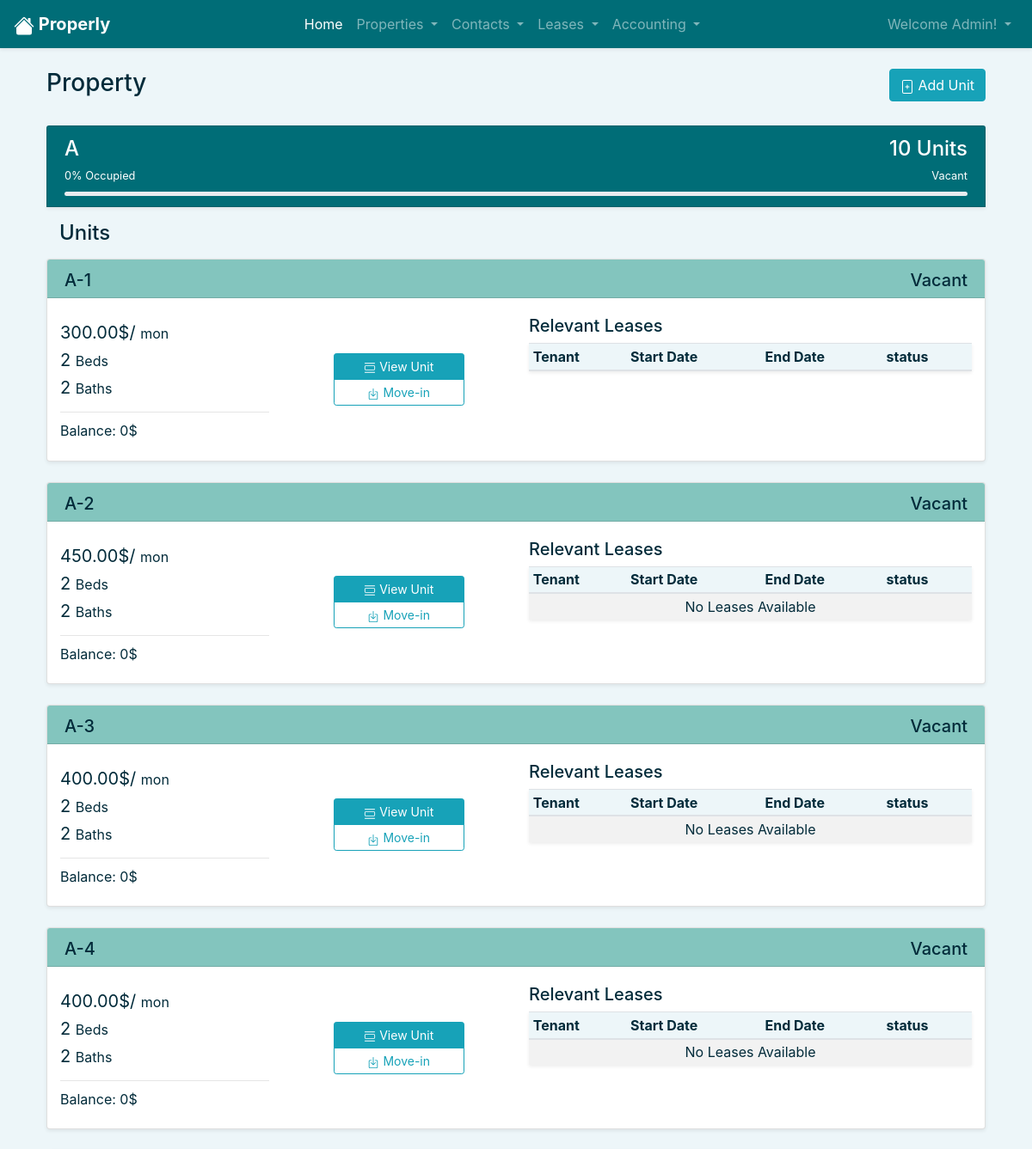
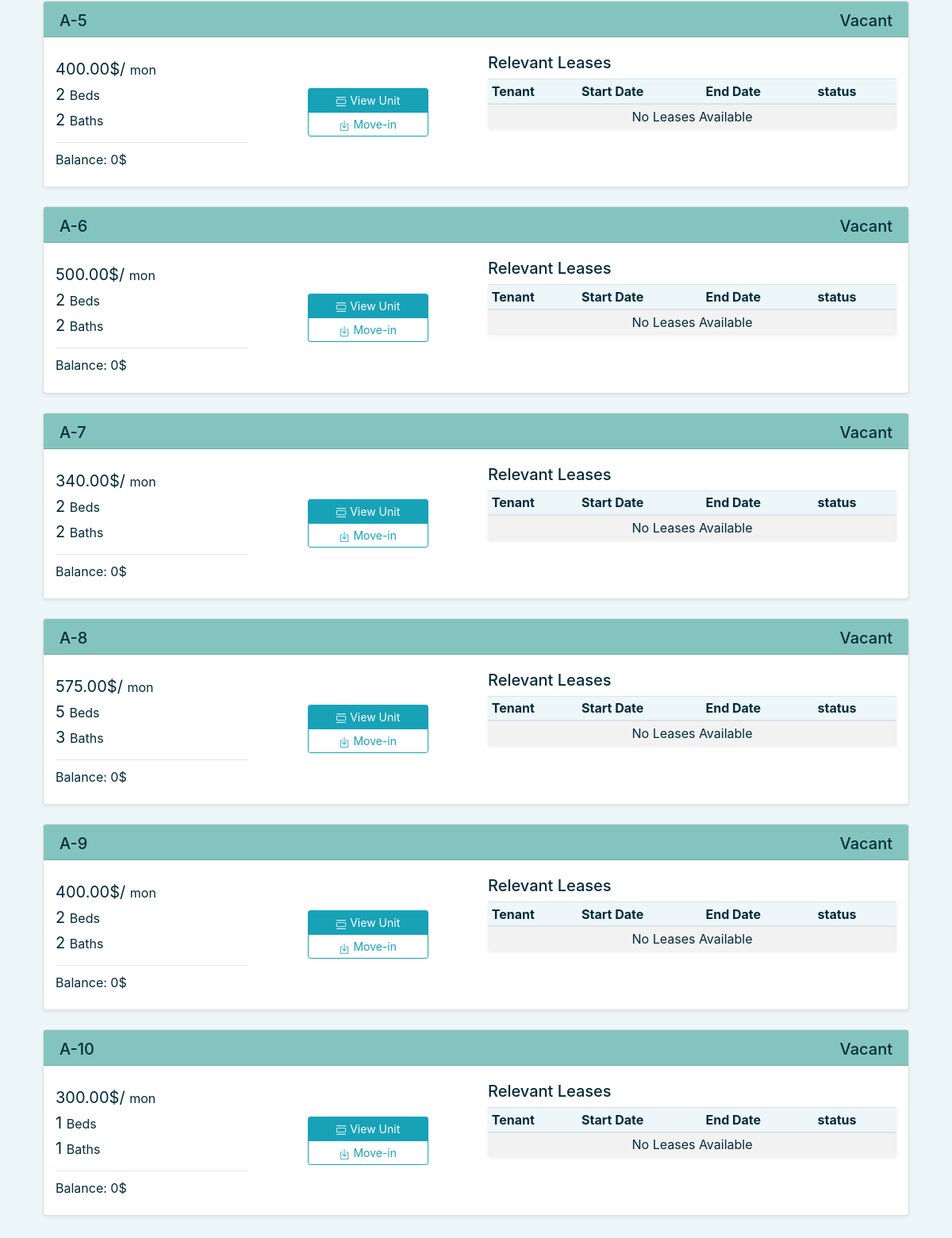
The page /properties/property/1/ (signed in) on the database its author committed (2 pictures, top to bottom).
### users/models.py (models this page shows)
class User(AbstractUser):
    pass

### properties/models.py (models this page shows, shortened)
class Property(models.Model):
    class Meta:
        ordering = ['name']
    name        = models.CharField(max_length=50, blank=False, unique=True)
    year_built  = models.DateField(blank=False ,auto_now=False, auto_now_add=False)
    description = models.TextField(default=property_description, blank=True)
    user        = models.ForeignKey(User, blank=False, null=False, on_delete=models.CASCADE, related_name='properties')
    def occupancy_rate(self):
        vacant      = 0
        occupied    = 0
        units = self.units.all()
        if units.count() == 0:
            return 0
        for unit in units:
            if unit.is_vacant():
                vacant +=1
            else:
                occupied += 1
        return int(100 * (occupied / (vacant+occupied)))
    def __str__(self):
        return f"{self.name.capitalize()}"

class Unit(models.Model):
    class Meta:
        ordering = ['property', 'num']
        unique_together = (('property', 'num'),)
    num         = models.IntegerField(blank=False, validators=[MinValueValidator(1)])
    beds        = models.IntegerField(blank=False, validators=[MinValueValidator(0)])
    baths       = models.IntegerField(blank=False, validators=[MinValueValidator(0)])
    size        = models.IntegerField(blank=False, validators=[MinValueValidator(0)])
    market_rent = models.DecimalField(max_digits=10, decimal_places=2, validators=[MinValueValidator(0)])
    deposit     = models.DecimalField(max_digits=10, decimal_places=2, validators=[MinValueValidator(0)])
    description = models.TextField(default=property_description, blank=True)
    property    = models.ForeignKey(Property, blank=False, null=False, on_delete=models.CASCADE, related_name='units')
    user        = models.ForeignKey(User, blank=False, null=False, on_delete=models.CASCADE, related_name='units')
    def balance(self):
        invoices = self.invoices.aggregate(invoices=Sum('amount'))['invoices']
        payments = self.payments.aggregate(payments=Sum('amount'))['payments']
        if not invoices:
            invoices = 0
        if not payments:
            payments = 0
        return invoices - payments
    def is_vacant(self):
        leases = self.leases.filter(start__lte=date.today()).filter(end__gte=date.today())
        if not leases:
            return True
        else:
            return False

### users/decorators.py (the view)
        def wrapper(request, *args, **kwargs):
            user_groups = request.user.groups.all()
            user_groups_names = []
            for item in user_groups:
                user_groups_names.append(item.name)
            if set(user_groups_names) & set(allowed_roles):
                return view_func(request, *args, **kwargs)
            else:
                return HttpResponseForbidden()

### leases/models.py (called while the page is built)
    def is_active(self):
        if self.start <= date.today() <= self.end:
            return True
        else:
            return False

    def is_future(self):
        if self.start > date.today():
            return True
        else:
            return False

### properties/views.py (called while the page is built)
@login_required
@allowed_users(allowed_roles=['admin', 'sales', 'collector', 'accountant'])
def property(request, property_id):
    property = Property.objects.get(id=property_id)
    return render(request, 'properties/property.html', {
        'title': 'Property',
        'property' : property,
    })

### properties/templates/properties/property.html (shortened to what this page needs)
{% extends 'home/base.html' %}
{% block header %}
<div>
    <a type="button" href="{% url 'properties:unit_add' property.id %}" class="btn btn-info">
        Add Unit
    </a>
</div>
{% endblock header %}
{% block body %}
<div class="bg-d card card-header mb-3 shadow-sm">
    <div class="d-flex justify-content-between">
        <h4 class="">{{property}}</h4>
        <h4 class="">{{property.units.count}} Units</h4>
    </div>
    <div>
        <div class="d-flex justify-content-between">
            <small class="float-left">{{property.occupancy_rate}}% Occupied</small>
            <small class="float-right">Vacant</small>
        </div>
        <div style="height: 5px;" class="progress mt-2">
        </div>
    </div>
</div>
<div class="my-2 container d-flex justify-content-between flex-wrap">
    <h4 class="">Units</h4>
</div>
<div class="row">
    {% for unit in property.units.all %}
    <div class="col-12 mb-2">
        <div class="card bg-l mb-3 shadow-sm">
            <div class="card-header bg-3 pb-0">
                <div class="d-flex justify-content-between">
                    <h5>{{unit.property}}-{{unit.num}}</h5>
                    {% if unit.is_vacant %}
                    <h5>Vacant</h5>
                    {% else %}
                    <h5>Occupied</h5>
                    {% endif %}
                </div>
            </div>
            <div class="card-body d-flex justify-content-between flex-wrap px-0">
                <div class="col-6 col-md-3 my-2">
                    <h5 class="font-weight-normal">{{unit.market_rent}}$/ <small> mon</small></h5>
                    <h5 class="font-weight-normal">{{unit.beds}} <small>Beds</small></h5>
                    <h5 class="font-weight-normal">{{unit.baths}} <small>Baths</small></h5>
                    <hr>
                    <h6 class="font-weight-normal my-n1">Balance: <span class="{% if unit.balance %} text-danger font-weight-bold {% endif %}">{{unit.balance}}</span>$</h6>
                </div>
                <div class="col-6 col- col-md-3 col-lg-2 btn-group-vertical btn-group-sm my-auto py-2" role="group">
                    <a href="{% url 'properties:unit' unit.id %}" type="button" class="btn btn-info">
                        View Unit
                    </a>
                    <a href="{% url 'leases:add' unit.id %}" type="button" class="btn btn-outline-info">
                        Move-in
                    </a>
                </div>
                <div class="table-responsive col-12 col-md-6">
                    <h5>Relevant Leases</h5>
                    <table class="table table-sm table-hover table-striped mt-2 shadow-sm">
                        <thead class="bg-1">
                            <tr>
                                <th scope="col">Tenant</th>
                                <th scope="col">Start Date</th>
                                <th scope="col">End Date</th>
                                <th scope="col">status</th>
                            </tr>
                        </thead>
                        <tbody>
                            {% for lease in unit.leases.all %}
                            {% if lease.is_active or lease.is_future %}
                            <tr>
                                <td>{{lease.tenant}}</td>
                                <td>{{lease.start|date:"d-m-Y"}}</td>
                                <td>{{lease.end|date:"d-m-Y"}}</td>
                                <td>{{lease.status|title}}</td>
                            </tr>
                            {% endif %}
                            {% empty %}
                            <tr>
                                <td class="text-center" colspan="100">No Leases Available</td>
                            </tr>
                            {% endfor %}
                        </tbody>
                    </table>
                </div>
            </div>
        </div>
    </div>
    {% endfor %}
</div>
{% endblock body %}

### home/templates/home/nav.html (shortened to what this page needs)
<nav class="navbar navbar-expand-lg navbar-dark bg-d sticky-top shadow-sm">
    <a class="navbar-brand" href="{% url 'home:index' %}">
        <strong style="font-style: ;">
            Properly
        </strong>
    </a>
    <div class="collapse navbar-collapse" id="navbarNavDropdown">
        <ul class="navbar-nav mr-auto mx-auto">
            {% if request.user.is_authenticated %}
            <li class="nav-item active">
                <a class="nav-link" href="{% url 'home:index' %}">Home<span class="sr-only">(current)</span></a>
            </li>
            <li class="nav-item dropdown">
                <a class="nav-link dropdown-toggle" href="#" id="navbarDropdownMenuLink" role="button"
                    data-toggle="dropdown" aria-haspopup="true" aria-expanded="false">
                    Properties
                </a>
            </li>
            <li class="nav-item dropdown">
                <a class="nav-link dropdown-toggle" href="#" id="navbarDropdownMenuLink" role="button"
                    data-toggle="dropdown" aria-haspopup="true" aria-expanded="false">
                    Contacts
                </a>
            </li>
            <li class="nav-item dropdown">
                <a class="nav-link dropdown-toggle" href="#" id="navbarDropdownMenuLink" role="button"
                    data-toggle="dropdown" aria-haspopup="true" aria-expanded="false">
                    Leases
                </a>
            </li>
            <li class="nav-item dropdown">
                <a class="nav-link dropdown-toggle" href="#" id="navbarDropdownMenuLink" role="button"
                    data-toggle="dropdown" aria-haspopup="true" aria-expanded="false">
                    Accounting
                </a>
            </li>
            {% endif %}
        </ul>
        <ul class="navbar-nav float-lg-right">
            {% if user.is_authenticated %}
            <li class="nav-item dropdown">
                <a class="nav-link dropdown-toggle" href="#" id="navbarDropdownMenuLink" role="button"
                    data-toggle="dropdown" aria-haspopup="true" aria-expanded="false">
                    Welcome {{user.username|title}}!
                </a>
            </li>
            {% endif %}
        </ul>
    </div>
</nav>
<br>

### home/static/home/styles.css (style rules this page uses)
.bg-d { background-color: #006d77 !important; color: white !important; }
.bg-3 { background-color: #83c5be !important; color: #022b3a !important; }
.bg-1 { background-color: #edf6f9 !important; color: #022b3a !important; }
.bg-l { background-color: #ffffff !important; color: #022b3a !important; }
body { color: #022b3a; }
td { color: #022b3a !important; }

### rows shown on the page
User: username "Admin"
Property: name "A", units.count "10", occupancy_rate "0"
Unit: property "A", num "1", shows "Vacant", market_rent "300.00", beds "2", baths "2", balance "0"
Unit: property "A", num "2", shows "Vacant", market_rent "450.00", beds "2", baths "2", balance "0"
Unit: property "A", num "3", shows "Vacant", market_rent "400.00", beds "2", baths "2", balance "0"
Unit: property "A", num "4", shows "Vacant", market_rent "400.00", beds "2", baths "2", balance "0"
Unit: property "A", num "5", shows "Vacant", market_rent "400.00", beds "2", baths "2", balance "0"
Unit: property "A", num "6", shows "Vacant", market_rent "500.00", beds "2", baths "2", balance "0"
Unit: property "A", num "7", shows "Vacant", market_rent "340.00", beds "2", baths "2", balance "0"
Unit: property "A", num "8", shows "Vacant", market_rent "575.00", beds "5", baths "3", balance "0"
Unit: property "A", num "9", shows "Vacant", market_rent "400.00", beds "2", baths "2", balance "0"
Unit: property "A", num "10", shows "Vacant", market_rent "300.00", beds "1", baths "1", balance "0"

### other values the page prints
{{ title }} "Property"
